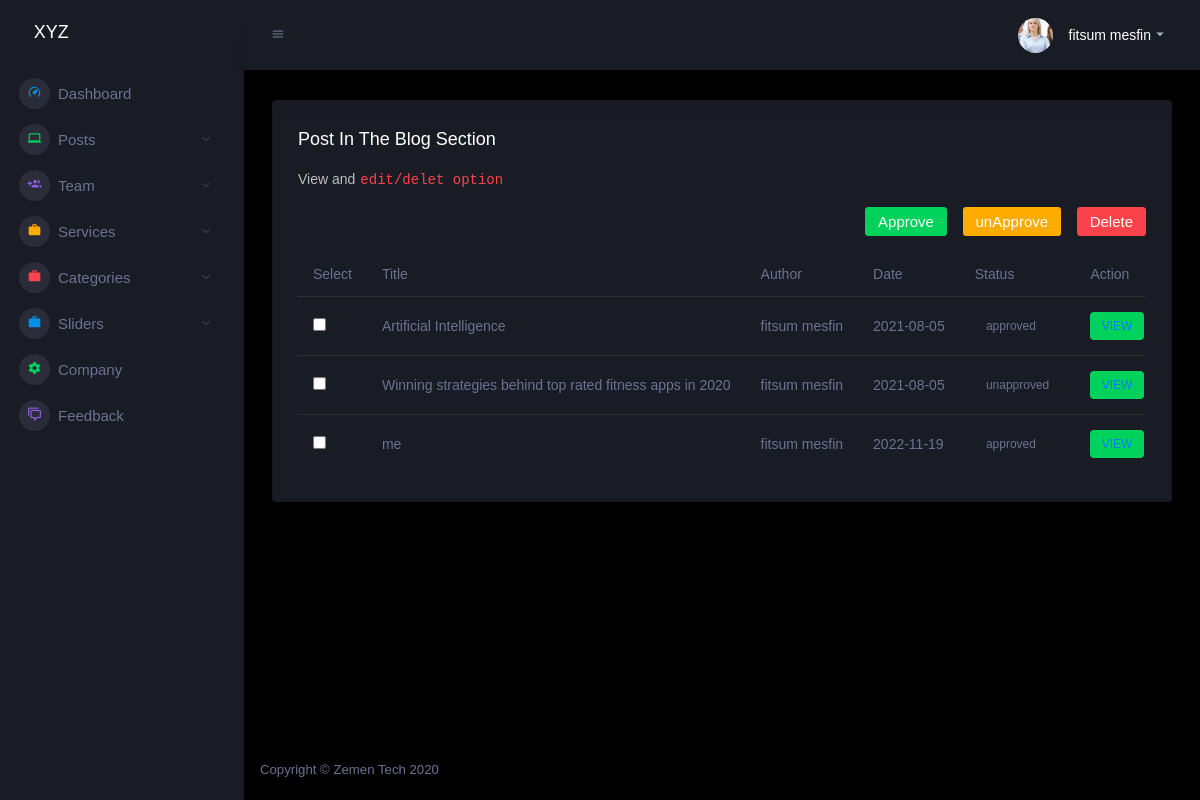
Screenshot of /Admin/post_view.php (signed in) with the database file from the repository.
### tables this page shows
CREATE TABLE `posts` (
  `p_id` int(11) NOT NULL,
  `p_title` varchar(500) NOT NULL,
  `p_description` varchar(10000) NOT NULL,
  `p_photo` varchar(500) NOT NULL,
  `p_date` date NOT NULL DEFAULT current_timestamp(),
  `p_cat` int(11) NOT NULL,
  `status` varchar(500) NOT NULL DEFAULT 'pending',
  `p_author` int(11) NOT NULL
);

CREATE TABLE `team_members` (
  `tm_id` int(11) NOT NULL,
  `tm_name` varchar(500) NOT NULL,
  `tm_email` varchar(500) NOT NULL,
  `tm_password` varchar(500) NOT NULL,
  `tm_contact` varchar(500) NOT NULL,
  `tm_role` varchar(500) NOT NULL DEFAULT 'no specified',
  `tm_status` varchar(500) NOT NULL DEFAULT 'pending',
  `tm_photo` varchar(256) NOT NULL,
  `tm_description` varchar(1000) NOT NULL,
  `tm_profession` varchar(500) NOT NULL,
  `tm_code` int(11) NOT NULL
);

### Admin/includes/postcontrol.php (the view, shortened to what this page needs)
<?php
include_once "db.inc.php";
class Post{
    public function viewPost(){
        GLOBAL $conn;
        $sql ="SELECT `p_id`, `p_title`, `p_description`, `p_photo`, `p_date`, `status`, `p_author` FROM `posts` WHERE 1";
        try{
            $result = $conn->query($sql);
            while($rows = $result->fetch_assoc()){
                $s_author = $rows['p_author'];
                $sql2 = "SELECT `tm_name` FROM `team_members` WHERE `tm_id`='$s_author'";
                $result2 = $conn->query($sql2);
                $rows2 = $result2->fetch_assoc();
            echo"
            <tr>
            <td>
            <input type='checkbox' id='selectedPost' name='selectedPost[]' value=".$rows['p_id']."></input></td>
                <td>".$rows['p_title']."</td>
                <td>".$rows2['tm_name']."</td>
                <td>".$rows['p_date']."</td>
                <td><label class='badge '>".$rows['status']."</label></td>
                <td><label class='badge badge-success'><a href='post_preview?p_id=".$rows['p_id']."'>VIEW</a></label></td>
            </tr>
            ";
            }
        }catch(Exception $e){
            $e=$e->getMessage();
            Header("Location: error_message?message=$e");
        }
    }
}
?>

### rows the page displays
posts: p_title "Artificial Intelligence", p_author.tm_name "fitsum mesfin", p_date "2021-08-05", status "approved"
posts: p_title "Winning strategies behind top rated fitness apps in 2020", p_author.tm_name "fitsum mesfin", p_date "2021-08-05", status "unapproved"
posts: p_title "me", p_author.tm_name "fitsum mesfin", p_date "2022-11-19", status "approved"

### other values shown
$tm_name "fitsum mesfin"
